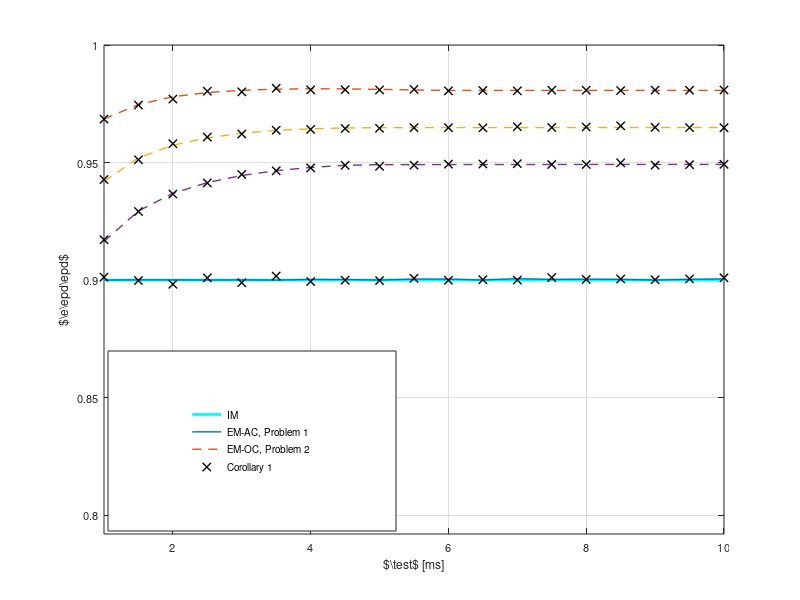

The MATLAB script that drew this image: (Note: this script raises an error after producing the figure.)
%%%%%%%%%%%%%%%%%%%%%%%%%%%%%%%%%%%%%%%%%%%%%%%%%%%%%%%%%%%%%%%%%%%%%%%%%%%
%                                                      
%
%                                
%        Description: This m-file considers the Throughput-Sesning time 
%        tradeoff with SNR estimation for the AWGN channel. In this m-script  
%        the short term analysis is investigted that is, considering invidual 
%        frame. Hence, the SNR is considered constant for the time interval 
%        (tau_est + tau_sen). 
%
%        Clearly the recieved power is distributed according to non central
%        chi-2 distribution, which can be approximated as Gaussian 
%        distribution for large sample count (This again needs an analysis, 
%        on how good is the approximation is?)
%        
%        The theortical analysis is performed to investigate the influence of 
%        SNR on the optimum throughput for different cases 
%           - Ideal case, when SNR is known at the ST (i)
%           - Average Constarint
%           - Outage Constraint   
%
%        Created on: 11.03.15
%        Last modified: 11.03.15
%        Revision History: 11.03.15 --> File generated   
%  
%%%%%%%%%%%%%%%%%%%%%%%%%%%%%%%%%%%%%%%%%%%%%%%%%%%%%%%%%%%%%%%%%%%%%%%%%%%

clear all;
close all;
clc;

warning off;

sim = 00;                                 % Enable( = 1) to perform simulation, theoretical analysis
th = 00;                                  % disable ( = 0) to plot curves, data is read from a file
                                          % Theoretical anaylsis is also included of simulation as
                                          % numerical integration is involved
%%%%%%%%%%%%%%%%%%%%%%%%%%%%%%%%%%%%%%%%%%%%%%%%%%%%%%%%%%%%%%%%%%%%%%%%%%%
%   Parameters
%%%%%%%%%%%%%%%%%%%%%%%%%%%%%%%%%%%%%%%%%%%%%%%%%%%%%%%%%%%%%%%%%%%%%%%%%%%
P_s = 10^(-10/10);                        % Power transmitted by PR, the SNR received at ST 
P_p = 10.^([-10]/10);                     % Power transmitted by ST, the SNR received at SR 
                                          % varried using this parameter
noise_power = 10^(-100/10);               % noise power -100 dBm
f_s = 1e6;                                % 1 MHz one band
K = 0.1 * f_s;                            % K = Total number of samples in a frame = T * f_s, T = 100 ms WRAN standard
alpha_p_1 = 10^(-100/10);                 % True Path loss between ST and PR   
alpha_p_2 = 10^(-100/10);                 % True Path loss between PR and SR   
alpha_s = 10^(-080/10);                   % True Path loss between ST and SR 
P_H0 = 0.8;                               % Probability of Hypothesis 0
P_d_d = 0.90;                             % Constraint on Probability of detection P_d
mu = 0.05;                                % Outage Probability on probability of detection
num_test_points = 10000;                  % Test points for evaluating threshold 

%% Flags -- The flags below can be used to enable and thereby investigate individual cases 
Adjacent = 1;
Outage = 1;
    
%%%%%%%%%%%%%%%%%%%%%%%%%%%%%%%%%%%%%%%%%%%%%%%%%%%%%%%%%%%%%%%%%%%%%%%%%%%
%   Theoretical analysis
%%%%%%%%%%%%%%%%%%%%%%%%%%%%%%%%%%%%%%%%%%%%%%%%%%%%%%%%%%%%%%%%%%%%%%%%%%%
if th
   %% Theoretical parameters
    N_est_th = 100:100:10000;             % -10 dB     % N_est_th = number of samples used for estimation = tau * f_s 

    N_sen_th = 50:50:25000;               % -10 dB     % N = includes the time in samples, for the ideal case their is no
                                                       % estimation time hence sensing time = N_sen_th and the throughput will 
                                                       % attain a nonzero value. For the accurate, the energy walls sensing 
                                                       % time begin after the estimation of the rcvd energy is performed.
                                                       % N_sen_ni_th = N_sen_th - N_est
    
    % For storing intermediate values of probability of false alarm
    P_f_id_temp = zeros(1, length(N_sen_th));                 
    P_f_ac_temp = zeros(1, length(N_sen_th));                
    P_f_oc_temp = zeros(1, length(N_sen_th));                

    % For storing intermediate values of probability of detection
    P_d_id_temp = zeros(1, length(N_sen_th));                 
    P_d_ac_temp = zeros(1, length(N_sen_th));                 
    P_d_oc_temp = zeros(1, length(N_sen_th));                 

    P_f_id_th = zeros(length(P_p), length(N_est_th));   % Probability of false alarm at ST for the ideal case
    P_f_ac_th = zeros(length(P_p), length(N_est_th));   % Probability of false alarm at ST due to accurate estimation of threshold
    P_f_oc_th = zeros(length(P_p), length(N_est_th));   % Probability of false alarm at ST due to inaccurate estimation of threshold

    P_d_id_th = zeros(length(P_p), length(N_est_th));   % Probability of detection at ST for the ideal case
    P_d_ac_th = zeros(length(P_p), length(N_est_th));   % Probability of detection at ST due to accurate estimation of threshold
    P_d_oc_th = zeros(length(P_p), length(N_est_th));   % Probability of detection at ST due to inaccurate estimation of threshold
    
    
    R_id_th = zeros(1, length(N_sen_th));               % Throughput at SR ideal case
    R_ac_th = zeros(1, length(N_sen_th));               % Throughput at SR with accurate estimation
    R_oc_th = zeros(1, length(N_sen_th));               % Throughput at SR with upper limit of the energy wall
    
    R_id_opt_th = zeros(length(P_p), length(N_est_th)); % Throughput at SR ideal case
    R_ac_opt_th = zeros(length(P_p), length(N_est_th)); % Throughput at SR with accurate estimation
    R_oc_opt_th = zeros(length(P_p), length(N_est_th)); % Throughput at SR with upper limit of the energy wall
    
    for i = 1:length(P_p) 
        
        disp(strcat('P_p(i) = ',num2str(P_p(i))));
        
        [C_0, C_1] = calc_capacities(alpha_p_2 * P_p(i) / noise_power,... 
            alpha_s * P_s / noise_power,....
            noise_power);                               % Capacities at SR, with and without intereference from PT  
         
        
        % Accurarte energy  
        Acc_energy = (noise_power + alpha_p_1 * P_p(i));    
        for j=1:length(N_est_th)
            disp(strcat('N_est = ',num2str(N_est_th(j))));
            N_est_th_tmp = N_est_th(j);
            R_ac_th = zeros(1,length(N_sen_th));
            R_oc_th = zeros(1,length(N_sen_th));
            parfor k=1:length(N_sen_th)
               epsilon_id_th = 0;
               epsilon_ac_th = 0;
               epsilon_oc_th = 0;
               %disp(strcat('N_sen_th = ',num2str(N_sen_th(k))));

               %% Determining the performance meteric R for all the different cases
               %% Ideal         
               %% Threshold  
                epsilon_id_th = 2 * Acc_energy/N_sen_th(k) *...
                gammaincinv(P_d_d, N_sen_th(k)/2, 'upper');               

               %% Probability of false alarm and probability of dectection
                P_f_id_temp(k) = gammainc( N_sen_th(k) * epsilon_id_th/(2 * noise_power),N_sen_th(k)/2, 'upper');        
                P_d_id_temp(k) =  P_d_d;


               %% Expected Rate
                R_id_th(k)  = (K - N_sen_th(k))/K * (P_H0 * (1 -  P_f_id_temp(k)) * C_0 +...
                    (1 - P_H0) * (1 - P_d_id_temp(k)) * C_1);  

                if N_sen_th(k) > N_est_th_tmp

                   N_sen_ni_th = N_sen_th(k);% - N_est_th(j);
                   %% Adjacent case
                   if Adjacent
                       %% Threshold  
                       test_points = linspace(epsilon_id_th, 0.1 * epsilon_id_th, num_test_points);
                       Exp_P_d_ac = zeros(1,num_test_points);
                       for l=1:num_test_points
                            func_exp_P_d = @(t) gammainc( N_sen_ni_th/2 * test_points(l) ./ t, N_sen_ni_th/2, 'upper') *...
                            N_est_th(j)/Acc_energy .* exp(-N_est_th(j)/2 * log(2) - gammaln(N_est_th(j)/2)  +...
                            (N_est_th(j)/2 - 1) * log(N_est_th(j) * t/Acc_energy) +...
                            (-t * N_est_th(j)/(2 * Acc_energy)));                    
                            Exp_P_d_ac(l) =  integral(func_exp_P_d, 0, test_points(l) * 100);
                            if Exp_P_d_ac(l) >= P_d_d
                                epsilon_ac_th = test_points(l);
                                %% Expected P_d 
                                P_d_ac_temp(k) = Exp_P_d_ac(l);
                                break;
                            else
                                epsilon_ac_th = test_points(l); 
                            end
                       end    
                       
                       %% Probability of false alarm and probability of dectection
                       P_f_ac_temp(k) = gammainc( N_sen_ni_th * epsilon_ac_th/...
                       (2 * noise_power), N_sen_ni_th/2, 'upper');                               
                       
                       %% Expected Rate
                       R_ac_th(k) = (K - N_sen_th(k))/K * (P_H0 * (1 -  P_f_ac_temp(k)) * C_0 +...
                           (1 - P_H0) * (1 - P_d_ac_temp(k)) * C_1); 
                   end

                    %% Outage case
                    if Outage
                        %% Threshold  
                        epsilon_oc_th = 4 * Acc_energy * gammaincinv(1 - mu, N_est_th(j)/2, 'upper') * ...
                            gammaincinv(P_d_d, N_sen_ni_th/2, 'upper') / (N_est_th(j) * N_sen_ni_th);            

                        %% Probability of false alarm and expected probability of dectection
                        P_f_oc_temp(k) = gammainc( N_sen_ni_th * epsilon_oc_th/...
                            (2 * noise_power), N_sen_ni_th/2, 'upper');     

                        func_exp_P_d = @(t) gammainc( N_sen_ni_th/2 * epsilon_oc_th ./ t, N_sen_ni_th/2, 'upper') *...
                            N_est_th(j)/Acc_energy .* exp(-N_est_th(j)/2 * log(2) - gammaln(N_est_th(j)/2)  +...
                            (N_est_th(j)/2 - 1) * log(N_est_th(j) * t/Acc_energy) +...
                            (-t * N_est_th(j)/(2 * Acc_energy)));
                        P_d_oc_temp(k) =  integral(func_exp_P_d, 0, epsilon_oc_th * 100);
                        
 
                        %% Expected Rate
                        R_oc_th(k) = (K - N_sen_th(k))/K * (P_H0 * (1 -  P_f_oc_temp(k)) * C_0 +...
                        (1 - P_H0) * (1 - P_d_oc_temp(k)) * C_1);
                    end
                end            
            end

            % The probability of detecttion and probability of false alarm at optimum sensing time
            % ideal model
            [temp_id index_id] = max(R_id_th);
            R_id_opt_th(i,j) = temp_id;
            P_f_id_th(i,j) = P_f_id_temp(index_id);
            P_d_id_th(i,j) = P_d_id_temp(index_id);

            % average constraint case
            [temp_ac index_ac] = max(R_ac_th);
            R_ac_opt_th(i,j) = temp_ac;
            P_f_ac_th(i,j) = P_f_ac_temp(index_ac);
            P_d_ac_th(i,j) = P_d_ac_temp(index_ac);

            % outage constraint case
            [temp_oc index_oc] = max(R_oc_th);
            R_oc_opt_th(i,j) = temp_oc;
            P_f_oc_th(i,j) = P_f_oc_temp(index_oc);
            P_d_oc_th(i,j) = P_d_oc_temp(index_oc);

            disp(strcat('ID: N_sen_th(index_id) = ',num2str(N_sen_th(index_id)))); 
            disp(strcat('P_f_id_th(i,j) = ',num2str(P_f_id_th(i,j)))); 
            disp(strcat('P_d_id_th(i,j) = ',num2str(P_d_id_th(i,j)))); 
            disp(strcat('R_id_opt_th(i,j) = ',num2str(R_id_opt_th(i,j)))); 
            
            disp(strcat('AC: N_sen_th(index_ac) = ',num2str(N_sen_th(index_ac)))); 
            disp(strcat('P_f_ac_th(i,j) = ',num2str(P_f_ac_th(i,j)))); 
            disp(strcat('P_d_ac_th(i,j) = ',num2str(P_d_ac_th(i,j)))); 
            disp(strcat('R_ac_opt_th(i,j) = ',num2str(R_ac_opt_th(i,j)))); 
            
            disp(strcat('OC: N_sen_th(index_oc) = ',num2str(N_sen_th(index_oc)))); 
            disp(strcat('P_f_oc_th(i,j) = ',num2str(P_f_oc_th(i,j)))); 
            disp(strcat('P_d_oc_th(i,j) = ',num2str(P_d_oc_th(i,j)))); 
            disp(strcat('R_oc_opt_th(i,j) = ',num2str(R_oc_opt_th(i,j)))); 
            save('results_opt_thr_P_d_P_f_vs_est_time_diff_SNR_wo_nu_m10_mu05_oc_th2.mat');
        end
    end
    %quit;
end

if 1
    %%%%%%%%%%%%%%%%%%%%%%%%%%%%%%%%%%%%%%%%%%%%%%%%%%%%%%%%%%%%%%%%%%%%%%%%%%%
    %   Plot curves theoretical analysis --  Proability of detection vs est
    %   time
    %%%%%%%%%%%%%%%%%%%%%%%%%%%%%%%%%%%%%%%%%%%%%%%%%%%%%%%%%%%%%%%%%%%%%%%%%%%
    load('results_opt_thr_P_d_P_f_vs_est_time_diff_SNR_wo_nu_m10_mu05_oc_th2.mat');
    
    %% ac, oc, mu = 0.05    
    Fontsize = 8;
    diff = 5;
    pts = [10:diff:length(P_d_id_th(1,:)), length(P_d_id_th(1,:))];
    figure(1);
    h1 = plot(N_est_th(pts) * 1e-3, P_d_id_th(1,pts),'c-', 'LineWidth', 2);
    hold on, 
    h2  = plot(N_est_th(pts) * 1e-3, P_d_ac_th(1,pts),'-', 'LineWidth', 1);
    hold on,
    h3 = plot(N_est_th(pts) * 1e-3, P_d_oc_th(1,pts),'--', 'LineWidth', 1);
    
    %% oc, mu = 0.10 
    if 1
        load('results_opt_thr_P_d_P_f_vs_est_time_diff_SNR_wo_nu_m10_mu10_oc_th2.mat');

        hold on,
        plot(N_est_th(pts) * 1e-3, P_d_oc_th(1,pts),'--', 'LineWidth', 1);
    end
    
    %% oc, mu = 0.15 
    if 1
        load('results_opt_thr_P_d_P_f_vs_est_time_diff_SNR_wo_nu_m10_mu15_oc_th2.mat');

        hold on,
        plot(N_est_th(pts) * 1e-3, P_d_oc_th(1,pts),'--', 'LineWidth', 1);
    end
    
    %%%%%%%%%%%%%%%%%%%%%%%%%%%%%%%%%%%%%%%%%%%%%%%%%%%%%%%%%%%%%%%%%%%%%%%%%%%
    %   Second Approach Plot curves simulation analysis --  Optimum throughput vs est time    
    %%%%%%%%%%%%%%%%%%%%%%%%%%%%%%%%%%%%%%%%%%%%%%%%%%%%%%%%%%%%%%%%%%%%%%%%%%%
    load('results_opt_thr_P_d_P_f_vs_est_time_diff_SNR_wo_nu_m10_mu05_oc_sim2_app2.mat');

    %% ac, oc, mu = 0.05   
    scale = 1:1:length(N_est_sim);
    if 1
        hold on,
        h4 = plot(N_est_sim(scale) * 1e-3, P_d_ac_sim(1,scale),'kx', 'LineWidth', 1);         
    end
    hold on,
    plot(N_est_sim(scale) * 1e-3, P_d_oc_sim(1,(scale)),'kx', 'LineWidth', 1);  

    %% mu = 0.10 
    if 1
        load('results_opt_thr_P_d_P_f_vs_est_time_diff_SNR_wo_nu_m10_mu10_oc_sim2_app2.mat');

        hold on,
        plot(N_est_sim(scale) * 1e-3, P_d_oc_sim(1,(scale)),'kx', 'LineWidth', 1);  
    end
    
    %% mu = 0.15
    if 1
        load('results_opt_thr_P_d_P_f_vs_est_time_diff_SNR_wo_nu_m10_mu15_oc_sim2_app2.mat');

        hold on,
        plot(N_est_sim(scale) * 1e-3, P_d_oc_sim(1,(scale)),'kx', 'LineWidth', 1);  
    end

   
    %%%%%%%%%%%%%%%%%%%%%%%%%%%%%%%%%%%%%%%%%%%%%%%%%%%%%%%%%%%%%%%%%%%%%%%%%%%
    %   Plot curves cosmetic makeover
    %%%%%%%%%%%%%%%%%%%%%%%%%%%%%%%%%%%%%%%%%%%%%%%%%%%%%%%%%%%%%%%%%%%%%%%%%%%

    grid on;
    axis([min(N_est_th((pts))) * 1e-3 max(N_est_th((pts))) * 1e-3 min(P_d_id_th(1,(pts))) * 0.88  1.00]);
    ylabel('$\e{\epd}{\epd}$','FontSize',Fontsize);
    xlabel('$\test$ [ms]','FontSize',Fontsize);
    %hl = legend('$\pd$', '$\pdac$', '$\pdoc$');
    %set(hl, 'position',[0.758 0.118 0.09 0.23]);
    hl = legend([h1 h2 h3 h4],{'IM', 'EM-AC, Problem 1', 'EM-OC, Problem 2','Corollary 1'});
    
    set(hl, 'position',[0.135 0.115 0.36 0.3]);
    set(gca,'FontSize',Fontsize);
    laprint(1, '../figures/fig_P_d_vs_est_time_diff_mu_AWGN', 'options', 'factory', 'width', 8, 'scalefonts',...
        'on', 'factor',0.5, 'keepfontprops', 'on');
end

if 1
    %%%%%%%%%%%%%%%%%%%%%%%%%%%%%%%%%%%%%%%%%%%%%%%%%%%%%%%%%%%%%%%%%%%%%%%%%%%
    %   Plot curves theoretical analysis --  Proability of false alarm vs est
    %   time
    %%%%%%%%%%%%%%%%%%%%%%%%%%%%%%%%%%%%%%%%%%%%%%%%%%%%%%%%%%%%%%%%%%%%%%%%%%%
    
    %% ac, oc, mu = 0.05    
    load('results_opt_thr_P_d_P_f_vs_est_time_diff_SNR_wo_nu_m10_mu05_oc_th2.mat');    
    Fontsize = 8;
    figure(2);
    diff1 = 5;
    pts1 = [10:diff1:length(P_f_id_th(1,:)), length(P_f_id_th(1,:))]
    diff2 = 10;
    pts2 = [7:diff1:length(P_f_id_th(1,:)), length(P_f_id_th(1,:))];
    h1 = semilogy(N_est_th(pts1) * 1e-3, P_f_id_th(1,pts1),'c-', 'LineWidth', 2);
    hold on,
    h2 = semilogy(N_est_th(pts2) * 1e-3, P_f_ac_th(1,pts2),'-', 'LineWidth', 1);
    hold on,
    h3 = semilogy(N_est_th(pts1) * 1e-3, P_f_oc_th(1,pts1),'--', 'LineWidth', 1);    
    axis([min(N_est_th(pts1)) * 1e-3 max(N_est_th(pts1))* 1e-3...
        1e-4 * .5 1e-1 * 2]);
    
    %% oc, mu = 0.10 
    if 1
        load('results_opt_thr_P_d_P_f_vs_est_time_diff_SNR_wo_nu_m10_mu10_oc_th2.mat');

        hold on,
        semilogy(N_est_th(pts1) * 1e-3, P_f_oc_th(1,pts1),'--', 'LineWidth', 1);           
    end
    
    %% oc, mu = 0.15 
    if 1
        load('results_opt_thr_P_d_P_f_vs_est_time_diff_SNR_wo_nu_m10_mu15_oc_th2.mat');

        hold on,
        semilogy(N_est_th(pts1) * 1e-3, P_f_oc_th(1,pts1),'--', 'LineWidth', 1); 
    end
    
    %%%%%%%%%%%%%%%%%%%%%%%%%%%%%%%%%%%%%%%%%%%%%%%%%%%%%%%%%%%%%%%%%%%%%%%%%%%
    %   Second Approach Plot curves simulation analysis --  Optimum throughput vs est time    
    %%%%%%%%%%%%%%%%%%%%%%%%%%%%%%%%%%%%%%%%%%%%%%%%%%%%%%%%%%%%%%%%%%%%%%%%%%%
    load('results_opt_thr_P_d_P_f_vs_est_time_diff_SNR_wo_nu_m10_mu05_oc_sim2_app2.mat');

    %% ac, oc, mu = 0.05   
    scale = 1:1:length(N_est_sim);
    if 1
        hold on,
        h4 = semilogy(N_est_sim(scale) * 1e-3, P_f_ac_sim(1,scale),'kx', 'LineWidth', 1);         
    end
    hold on,
    h5 = semilogy(N_est_sim(scale) * 1e-3, P_f_oc_sim(1,(scale)),'kx', 'LineWidth', 1);  

    %% mu = 0.10 
    if 1
        load('results_opt_thr_P_d_P_f_vs_est_time_diff_SNR_wo_nu_m10_mu10_oc_sim2_app2.mat');

        hold on,
        semilogy(N_est_sim(scale) * 1e-3, P_f_oc_sim(1,(scale)),'kx', 'LineWidth', 1);  
    end
    
    %% mu = 0.15
    if 1
        load('results_opt_thr_P_d_P_f_vs_est_time_diff_SNR_wo_nu_m10_mu15_oc_sim2_app2.mat');

        hold on,
        semilogy(N_est_sim(scale) * 1e-3, P_f_oc_sim(1,(scale)),'kx', 'LineWidth', 1);  
    end
    %%%%%%%%%%%%%%%%%%%%%%%%%%%%%%%%%%%%%%%%%%%%%%%%%%%%%%%%%%%%%%%%%%%%%%%%%%%
    %   Plot curves cosmetic makeover
    %%%%%%%%%%%%%%%%%%%%%%%%%%%%%%%%%%%%%%%%%%%%%%%%%%%%%%%%%%%%%%%%%%%%%%%%%%%

    grid on;

    ylabel('$\pfa$','FontSize',Fontsize);
    xlabel('$\test$ = [ms]','FontSize',Fontsize);
    %hl = legend('$\pfa$', '$\pfaac$', '$\pfaoc$');
    %set(hl, 'position',[0.752 0.685 0.09 0.23]);
    hl = legend([h1 h2 h3 h4],'IM', 'EM-AC, Problem 1', 'EM-OC, Problem 2','Corollary 1');
    set(hl, 'position',[0.135 0.115 0.36 0.3]);
    set(gca,'FontSize',Fontsize);
    laprint(2, '../figures/fig_P_f_vs_est_time_diff_mu_AWGN', 'options', 'factory', 'width', 8, 'scalefonts',...
        'on', 'factor',0.5, 'keepfontprops', 'on');
end

if 1
    %%%%%%%%%%%%%%%%%%%%%%%%%%%%%%%%%%%%%%%%%%%%%%%%%%%%%%%%%%%%%%%%%%%%%%%%%%%
    %   Plot curves theoretical analysis --  Optimum throughput vs est time    
    %%%%%%%%%%%%%%%%%%%%%%%%%%%%%%%%%%%%%%%%%%%%%%%%%%%%%%%%%%%%%%%%%%%%%%%%%%%
    load('results_opt_thr_P_d_P_f_vs_est_time_diff_SNR_wo_nu_m10_mu05_oc_th2.mat');

    %% ac, oc, mu = 0.05   
    Fontsize = 8;
    figure(3);
    scale = 10:length(N_est_th);
    h1  = plot(N_est_th(scale) * 1e-3, R_id_opt_th(1,(scale)),'c-','LineWidth', 2);
    hold on,
    h2 = plot(N_est_th(scale) * 1e-3, R_ac_opt_th(1,(scale)),'-', 'LineWidth', 1);
    hold on,
    h3 = plot(N_est_th(scale) * 1e-3, R_oc_opt_th(1,(scale)),'--', 'LineWidth', 1);
    
    
    [temp index] = max(R_ac_opt_th);
    R_ac_opt_sen_opt_est = R_ac_opt_th(1,index);
    N_ac_opt_est = N_est_th(index);

    [temp index] = max(R_oc_opt_th);
    R_oc_opt_sen_opt_est = R_oc_opt_th(1,index);
    N_oc_opt_est = N_est_th(index);
    
    
    hold on,
    plot(N_ac_opt_est * 1e-3, R_ac_opt_sen_opt_est, 'rs', 'LineWidth',1, 'HandleVisibility','off');
    hold on,
    h4 = plot(N_oc_opt_est * 1e-3, R_oc_opt_sen_opt_est, 'rs', 'LineWidth',1);
    
    grid on;
    axis([min(N_est_th(scale) * 1e-3) max(N_est_th(scale) * 1e-3) min(R_oc_opt_th(1,(scale))) max(R_id_opt_th(1,(scale))) * 1.02]);
    
    
    %% mu = 0.10 
    if 1
        load('results_opt_thr_P_d_P_f_vs_est_time_diff_SNR_wo_nu_m10_mu10_oc_th2.mat');

        hold on,
        plot(N_est_th(scale) * 1e-3, R_oc_opt_th(1,(scale)),'--', 'LineWidth', 1, 'HandleVisibility','off');

        [temp index] = max(R_oc_opt_th);
        R_oc_opt_sen_opt_est = R_oc_opt_th(1,index);
        N_oc_opt_est = N_est_th(index);
        hold on,
        plot(N_oc_opt_est * 1e-3, R_oc_opt_sen_opt_est, 'rs', 'LineWidth',1, 'HandleVisibility','off');
    end
    
    %% mu = 0.15
    if 1
        load('results_opt_thr_P_d_P_f_vs_est_time_diff_SNR_wo_nu_m10_mu15_oc_th2.mat');

        hold on,
        plot(N_est_th(scale) * 1e-3, R_oc_opt_th(1,(scale)),'--', 'LineWidth', 1);

        [temp index] = max(R_oc_opt_th);
        R_oc_opt_sen_opt_est = R_oc_opt_th(1,index);
        N_oc_opt_est = N_est_th(index);
        hold on,
        plot(N_oc_opt_est * 1e-3, R_oc_opt_sen_opt_est, 'rs', 'LineWidth',1);
    end
    
    %%%%%%%%%%%%%%%%%%%%%%%%%%%%%%%%%%%%%%%%%%%%%%%%%%%%%%%%%%%%%%%%%%%%%%%%%%%
    %   Second Approach Plot curves simulation analysis --  Optimum throughput vs est time    
    %%%%%%%%%%%%%%%%%%%%%%%%%%%%%%%%%%%%%%%%%%%%%%%%%%%%%%%%%%%%%%%%%%%%%%%%%%%
    load('results_opt_thr_P_d_P_f_vs_est_time_diff_SNR_wo_nu_m10_mu05_oc_sim2_app2.mat');

    %% ac, oc, mu = 0.05   
    scale = 1:1:length(N_est_sim);
    if 1
        hold on,
        h5 = plot(N_est_sim(scale) * 1e-3, R_ac_opt_sim(1,(scale)),'kx', 'LineWidth', 1);
    end
    hold on,
    h6 = plot(N_est_sim(scale) * 1e-3, R_oc_opt_sim(1,(scale)),'kx', 'LineWidth', 1);  

    
    %% mu = 0.10 
    if 1
        load('results_opt_thr_P_d_P_f_vs_est_time_diff_SNR_wo_nu_m10_mu10_oc_sim2_app2.mat');

        hold on,
        plot(N_est_sim(scale) * 1e-3, R_oc_opt_sim(1,(scale)),'kx', 'LineWidth', 1);
    end
    
    %% mu = 0.15
    if 1
        load('results_opt_thr_P_d_P_f_vs_est_time_diff_SNR_wo_nu_m10_mu15_oc_sim2_app2.mat');

        hold on,
        plot(N_est_sim(scale) * 1e-3, R_oc_opt_sim(1,(scale)),'kx', 'LineWidth', 1);
    end
    
    
    %%%%%%%%%%%%%%%%%%%%%%%%%%%%%%%%%%%%%%%%%%%%%%%%%%%%%%%%%%%%%%%%%%%%%%%%%%%
    %   Plot curves cosmetic makeover
    %%%%%%%%%%%%%%%%%%%%%%%%%%%%%%%%%%%%%%%%%%%%%%%%%%%%%%%%%%%%%%%%%%%%%%%%%%%

    ylabel('$\trs(\test,\ttsen)$ [bits/sec/Hz]','FontSize',Fontsize);
    xlabel('$\test$ [ms]','FontSize',Fontsize);
    %hl = legend('$\trs$', '$\trsac$', '$\trsoc$','$\ttest$');
    %set(hl, 'position',[0.725 0.12 0.15 0.28]);
    hl = legend([h1 h2 h3 h5 h4], 'IM', 'EM-AC, Problem 1', 'EM-OC, Problem 2','Corollary 1', '$\trs(\ttest,\ttsen)$');
    set(hl, 'position',[0.58 0.12 0.32 0.35]);
    set(gca,'FontSize',Fontsize);
    laprint(3, '../figures/fig_opt_thr_vs_est_time_diff_mu_AWGN', 'options', 'factory', 'width', 8, 'scalefonts',...
        'on', 'factor',0.5, 'keepfontprops', 'on');
end
